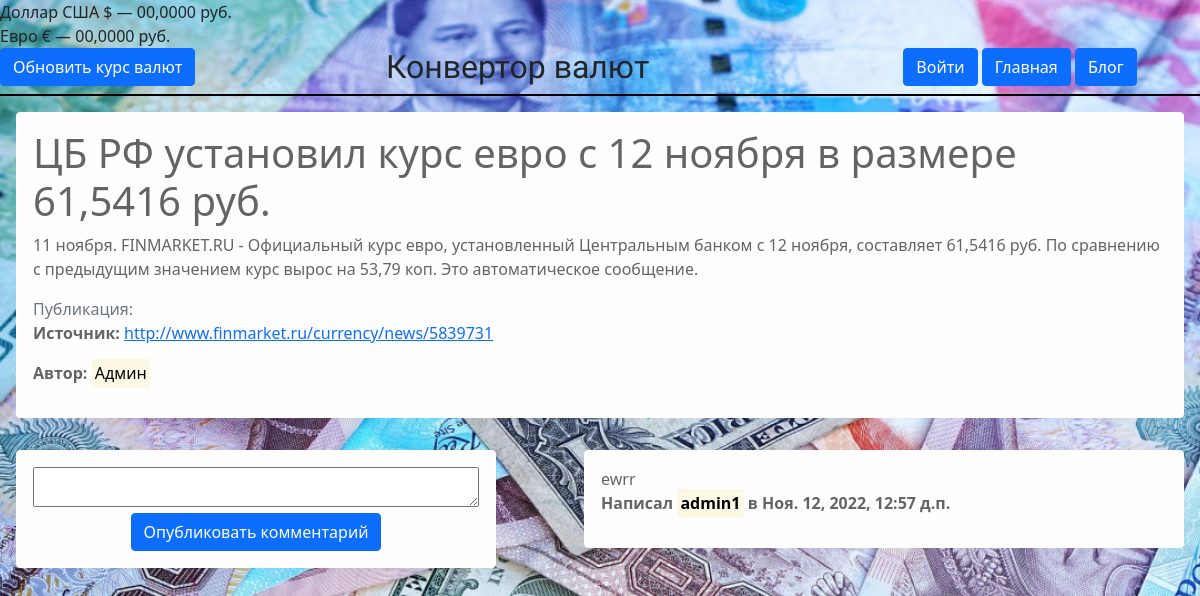
Screenshot of /blog/33/ with the database file from the repository.
### blog/models.py (models this page shows, shortened)
class News(models.Model):
    title = models.CharField('Название статьи', max_length=1000,blank=True)
    text = models.TextField('Основной текст статьи',blank=True)
    date = models.DateTimeField('Дата', default=timezone.now)
    avtor = models.ForeignKey(User, verbose_name='Автор', on_delete=models.CASCADE,blank=False,null=True)
    views = models.IntegerField('Просмотры', default=0,blank=False)
    link = models.CharField('Ссылка на источник', max_length=100, blank=False)
    class Meta:
        verbose_name = 'Новость'
        verbose_name_plural = 'Новости'

class Comment(models.Model):
    post = models.ForeignKey(News, related_name='comments',on_delete=models.CASCADE)
    user = models.ForeignKey(User,on_delete=models.CASCADE)
    comment = models.TextField()
    created = models.DateTimeField(auto_now_add=True)
    updated = models.DateTimeField(auto_now=True)
    active = models.BooleanField(default=True)
    class Meta:
        ordering = ('created',)

### blog/views.py (the view, shortened to what this page needs)
# urls.py: path('<int:pk>/', views.NewsDetailView.as_view(), name='news_detail'),
class NewsDetailView(DetailView, FormMixin):
    model = News
    form_class = CreateCommentForm
    success_url = reverse_lazy('blog')
    def get_context_data(self, **kwargs):
        print('context')
        context = super(NewsDetailView, self).get_context_data()
        object = super(NewsDetailView, self).get_object()
        object.views += 1
        object.save()
        context['form'] = self.form_class
        context['comment'] = Comment.objects.filter(post=self.get_object()).only('user', 'comment', 'created').order_by(
            '-created')
        return context

### blog/templates/blog/news_detail.html (shortened to what this page needs)
{%extends 'converter/base.html' %}
{%block content%}
    <div class="alert alert-light m-3">
      <h1>{{ object.title }}</h1>
      <p>{{ object.text }}</p>
      <span class="text-muted">Публикация: {{ post.date|date:"j F Y, время: H:i:s" }}</span>
      {% if object.link %}
      <p><b>Источник:</b> <a href="{{object.link}}">{{object.link}}</a></p>
      {% endif %}
      {% if object.avtor %}
        <p><b>Автор:</b> <a href="{% url 'news_avtor' object.avtor%}">{{ object.avtor }}</a></p>
      {% else %}
        <p><b>Автор:</b> <mark>Админ</mark></p>
      {% endif %}
    </div>
    <form enctype="multipart/form-data" method="post" class="alert alert-light m-3 new_comment"  >
        {{form.comment}}
        <button class="btn btn btn-primary" type="submit" name="button"> Опубликовать комментарий </button>
    </form>
    {% for comm in comment %}
        <div class="alert alert-light  comment m-3">
            {{comm.comment}}
            <p><b> Написал <mark>{{comm.user}}</mark> в {{ comm.created }}</b></p>
        </div>
    {% endfor%}
{% endblock content %}

### сonverter/static/converter/css/main.css (style rules this page uses)
* { padding: 0; margin: 0; }
body { background: url('/static/converter/image/35.jpg') no-repeat center center; background-attachment: fixed; background-size: cover; }
.comment { width: 50%; float: right; word-break: break-all; }
#id_comment { height:40px; width: 100%; }
.new_comment { text-align: center; display: inline-block; float: left; width: 40%; }

### rows the page displays
News: title "ЦБ РФ установил курс евро с 12 ноября в размере 61,5416 руб.", text "11 ноября. FINMARKET.RU - Официальный курс евро, установленный Центральным банком с 12 ноября, составляет 61,5416 руб. По сравнению с предыдущим значением курс вырос на 53,79 коп. Это автоматическое сообщение.", link "http://www.finmarket.ru/currency/news/5839731"
Comment: comment "ewrr", user "admin1", created "Ноя. 12, 2022, 12:57 д.п."
